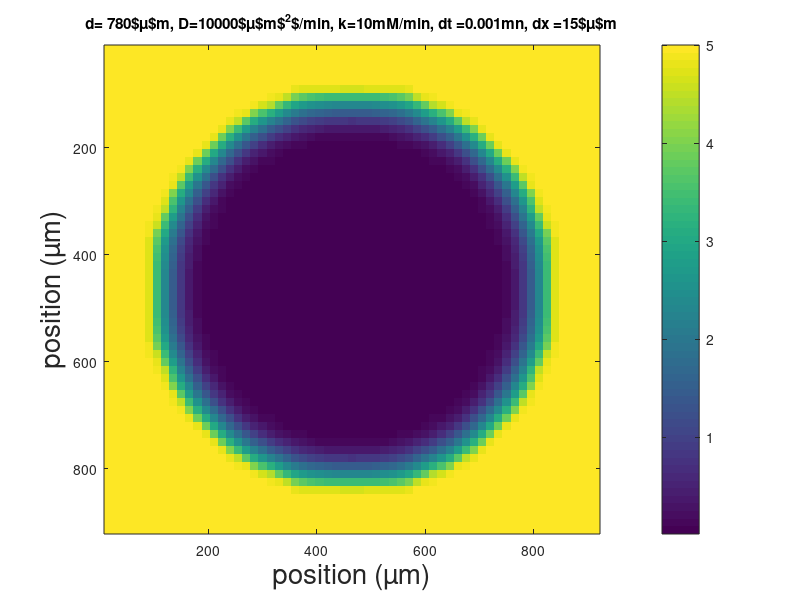
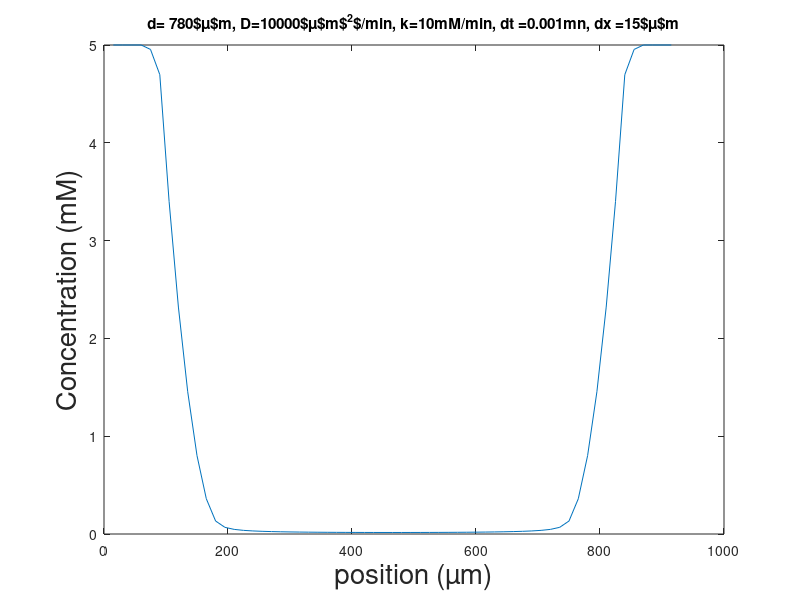
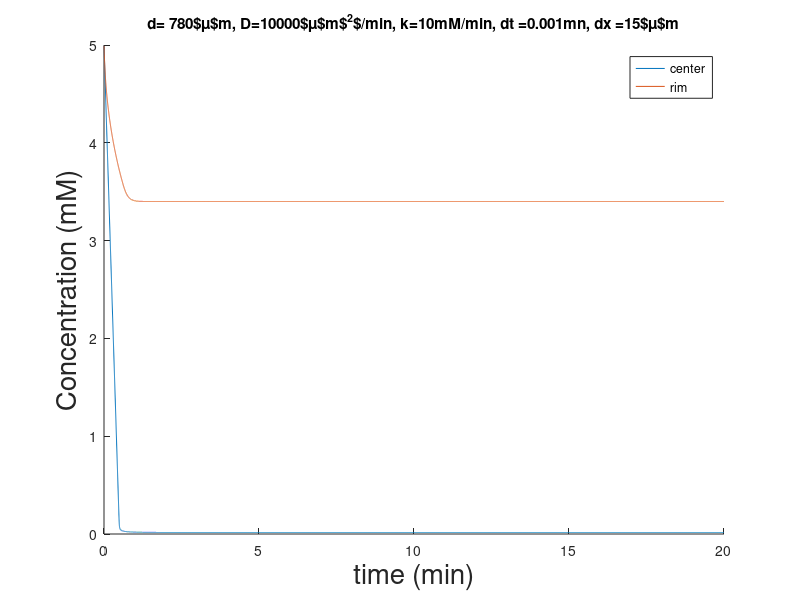

These charts were generated, in order, by the following MATLAB code:
clear all;
close all;

tic()
sz = 61;
G = zeros(sz,sz);
kG = zeros(sz,sz);

DG = ones(sz,sz);
DG = 40000*DG;
DG_tissue = 10000;
kG_tissue = 10;
r = round(sz/2.2)-2; %radius of the tissue circle in units

dx = 15;
dt = 1/1000;
ntime = 20/dt;

%giving all indexes corresponding to a center circle
[i,j,v] = find(DG!=0);
dsy = j-round(sz/2);
dsx = i-round(sz/2);
DG(find((dsx.^2+dsy.^2)<r^2))= DG_tissue;
kG(find((dsx.^2+dsy.^2)<r^2))= kG_tissue;

G(:,:) =5;



tic()
for i=1:ntime
    i

    G(find((dsx.^2+dsy.^2)>=r^2))= 5;

    %explicit  scheme
    %x-step
    G(2:sz-1,:) =  G(2:sz-1,:) + dt*(DG(3:sz,:)-DG(1:sz-2,:))/(4*dx^2).*(G(3:sz,:)-G(1:sz-2,:)) + DG(2:sz-1,:)*dt/dx^2.*(G(3:sz,:) -2*(G(2:sz-1,:)) + G(1:sz-2,:)) -kG(2:sz-1,:).*(G(2:sz-1,:).^4)./(G(2:sz-1,:).^4+(0.1)^4)*dt;
    %y-step
    G(:,2:sz-1) =  G(:,2:sz-1) + dt*(DG(:,3:sz)-DG(:,1:sz-2))/(4*dx^2).*(G(:,3:sz)-G(:,1:sz-2))+ DG(:,2:sz-1)*dt/dx^2.*(G(:,3:sz) -2*(G(:,2:sz-1)) + G(:,1:sz-2));

    Gt(i,1) =  G(round(sz/2),round(sz/2));
    Gt(i,2) =  G(round(sz/2),round(sz/2-r+2));


endfor
toc()

fG = figure;
aG = axes(fG);
imagesc((1:sz)*dx,(1:sz)*dx,G)
colorbar
xlabel(aG,'position (µm)','fontsize',20)
ylabel(aG, 'position (µm)','fontsize',20)
title(aG, ['d= ' num2str(r*2*dx) '$\mu$m, D=' num2str(DG_tissue) '$\mu$m$^2$/min, k=' num2str(kG_tissue) 'mM/min, dt =' num2str(dt) 'mn, dx =' num2str(dx) '$\mu$m'])

fGx = figure;
aGx = axes(fGx);
plot((1:sz)*dx,G(round(sz/2),:))
xlabel(aGx,'position (µm)','fontsize',20)
ylabel(aGx, 'Concentration (mM)','fontsize',20)
title(aGx, ['d= ' num2str(r*2*dx) '$\mu$m, D=' num2str(DG_tissue) '$\mu$m$^2$/min, k=' num2str(kG_tissue) 'mM/min, dt =' num2str(dt) 'mn, dx =' num2str(dx) '$\mu$m'])

fGt  = figure;
aGt = axes(fGt);
hold(aGt);
plot(aGt,(1:ntime)*dt,Gt(:,1))
plot(aGt,(1:ntime)*dt,Gt(:,2))
xlabel(aGt,'time (min)','fontsize',20)
ylabel(aGt, 'Concentration (mM)','fontsize',20)
legend(aGt,'center','rim')
title(aGt, ['d= ' num2str(r*2*dx) '$\mu$m, D=' num2str(DG_tissue) '$\mu$m$^2$/min, k=' num2str(kG_tissue) 'mM/min, dt =' num2str(dt) 'mn, dx =' num2str(dx) '$\mu$m'])


print (fG, "/home/antony/Documents/Post-doc/test_fortran/plots/RD_G_cons13.pdf", "-dpdflatexstandalone","-S480,360","-FCalibri:22");
print (fGx, "/home/antony/Documents/Post-doc/test_fortran/plots/RD_Gx_cons13.pdf", "-dpdflatexstandalone","-S480,360","-FCalibri:22");
print (fGt, "/home/antony/Documents/Post-doc/test_fortran/plots/RD_Gt_cons13.pdf", "-dpdflatexstandalone","-S480,360","-FCalibri:22");

%name configs and run them with different parameters
%cons1 Schaller cons / my parameters  small tissue D 6000 k 20 cell diam 2.5
%cons2 Schaller cons / my parameters large tissue D 6000 k 20 cell diam 2.5
%cons3 Schaller cons / Schaller parameters small tissue D 6000 k 10 cell diam 3
%cons4 Schaller/Mao cons / Mao parameters small tissue D 1200 k 3.5 cell diam 6.6
%cons5 unknown cons / my parameters small tissue D 10000 k 20 cell diam 7.5
%cons6 unknown cons / my parameters large tissue D 10000 k 10 cell diam 7.5
%model 2----------------------------------------------
%cons7 unknown cons / my parameters large tissue D 10000 kt 4 cell diam 7.5
%cons8 unknown cons / my parameters small tissue D 10000 kt 4 cell diam 7.5
%model 3----------------------------------------------
%cons9 unknown cons / my parameters large tissue D 10000 km 10 cell diam 7.5 smoot
%cons10 unknown cons / my parameters small tissue D 10000 km 10 cell diam 7.5 smoot
%cons11 unknown cons / my parameters large tissue D 10000 km 10 cell diam 7.5 sharp
%cons12 unknown cons / my parameters small tissue D 10000 km 10 cell diam 7.5 sharp
